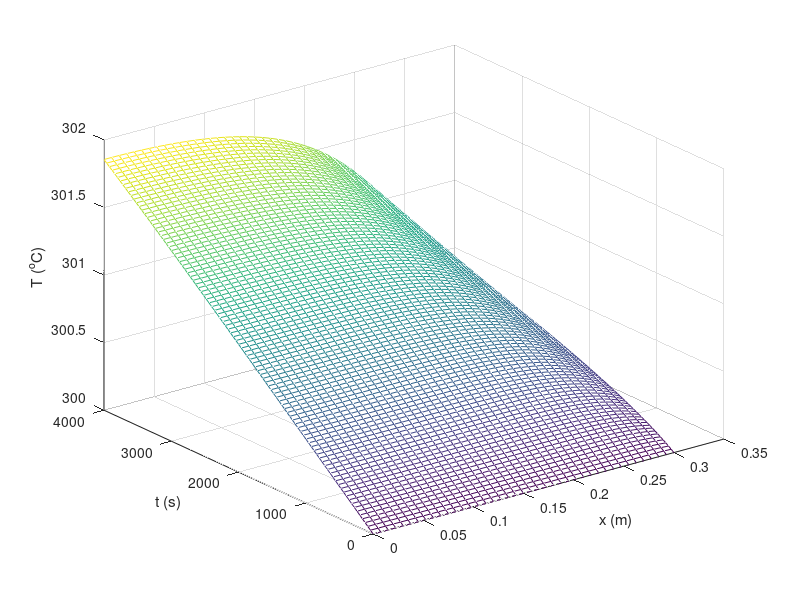

This chart was generated by the following MATLAB code:
clc;clear;close all

Ti = 300; % initial temperature
p = 960; Cp = 2200; R = 0.3; h = 75; qdot = 1000; Tinf = 300;
kk = 5;

ndx = 40; nx = ndx+1;
dr = R/ndx;
r = 0:dr:R;

ndt=100; Lt = 4000;
nt=ndt+1;
dt=Lt/ndt;
t=0:dt:Lt;

alpha=kk/p/Cp;
beta = qdot/p/Cp;

T=zeros(nt,nx);
T(1,:)=Ti;

for m=1:nt-1
    A=zeros(nx,nx);
    b=zeros(nx,1);
    for i=2:nx-1
        A(i,i-1)= alpha/dr^2-alpha/2/r(i)/dr;
        A(i,i)=  -1/dt-2*alpha/dr^2;
        A(i,i+1)= alpha/dr^2+alpha/2/r(i)/dr;
        b(i)= -T(m,i)/dt - beta;
    end
    A(1,1) = -1; A(1,2) = 1; b(1) = 0;
    A(nx,nx) = 1 + h*dr/kk; A(nx,nx-1) = -1; b(nx) = h*dr/kk*Tinf;

    T(m+1,:)=A\b;
end

mesh(r,t,T)
xlabel('x (m)')
ylabel('t (s)')
zlabel('T (^oC)')